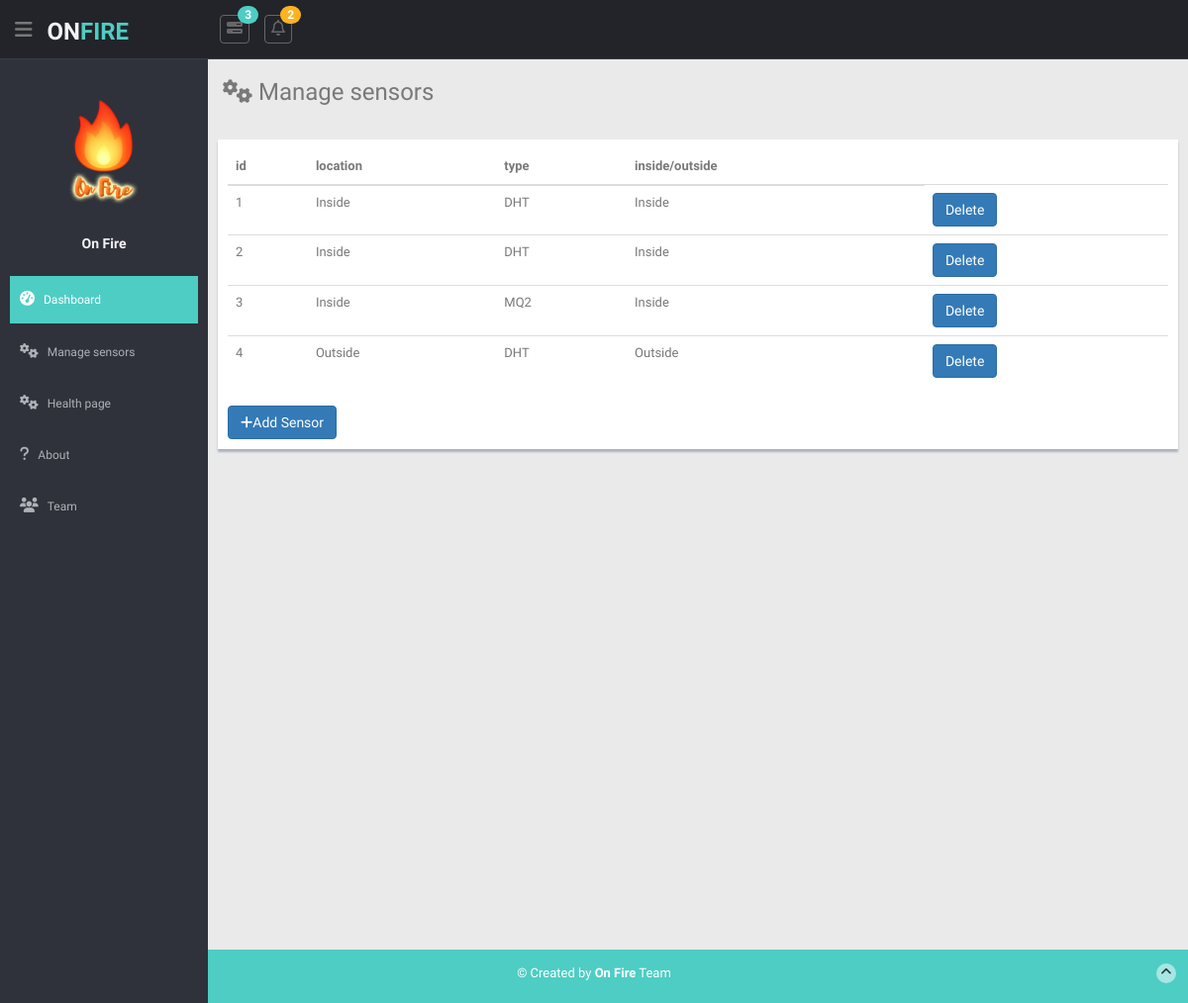
The page /manage-sensors on the database as committed earlier.
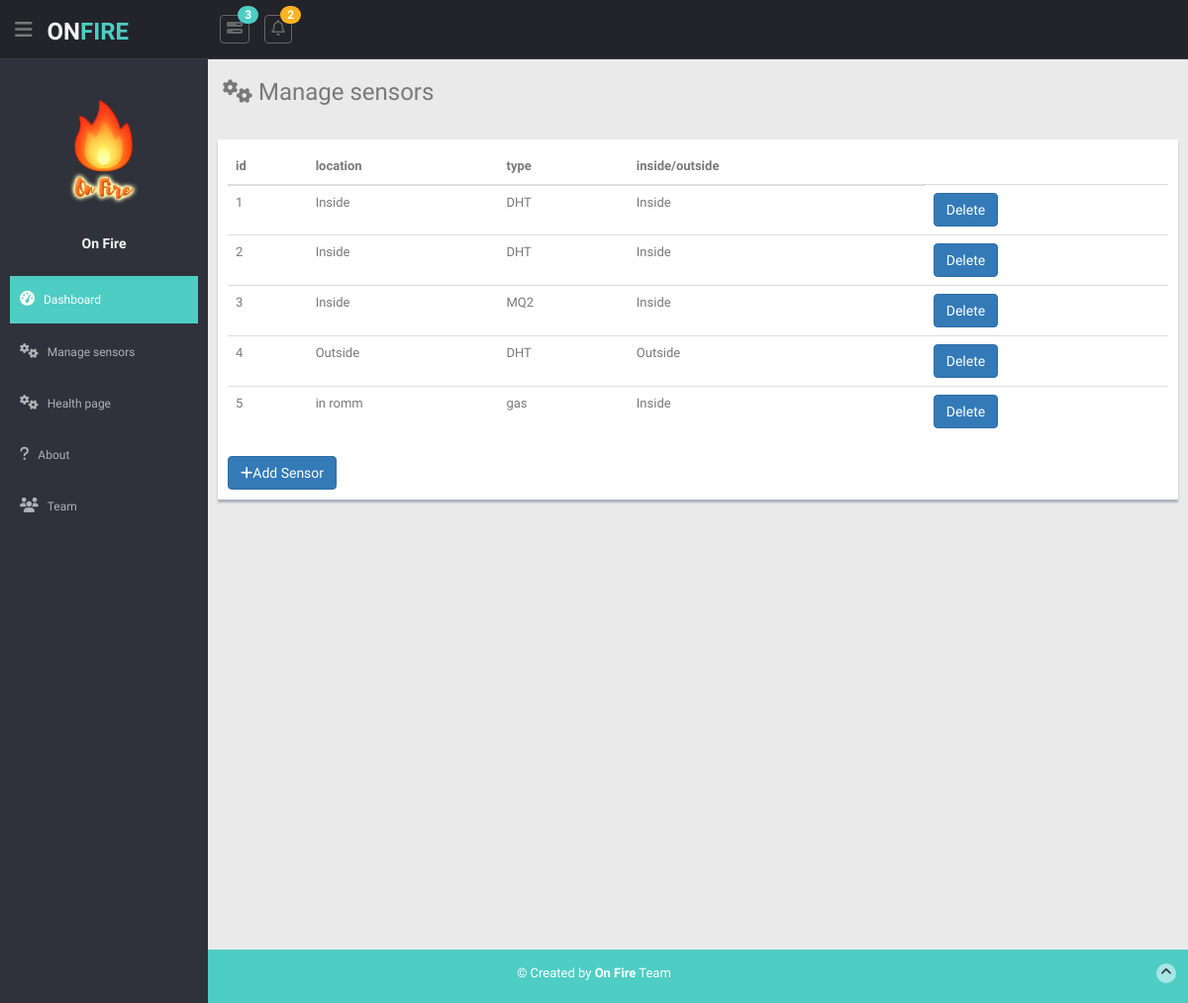
The same page on the database as committed later.
### app/models.py (models this page shows)
class Sensor(db.Model):
    id = db.Column(db.Integer, primary_key=True)
    location = db.Column(db.String(30), nullable=False)
    type = db.Column(db.String(20), nullable=False)
    inside = db.Column(db.Boolean, nullable=False, default=True)

### app/routes.py (the view)
@app.route('/manage-sensors')
def manage_sensors():
    sensors = Sensor.query.all()
    return render_template("manage_sensors.html", data=sensors)

### app/templates/manage_sensors.html (shortened to what this page needs)
{% extends 'dashboard_layout.html' %}
{% block content %}
        <h3><i class="fa fa-cogs"></i> Manage sensors</h3>
        <div class="row mt">
          <div class="form-panel">
            <table class="table">
                <thead>
                  <th>id</th>
                  <th>location</th>
                  <th>type</th>
                  <th>inside/outside</th>
                </thead>
                 {% for sensor in data %}
                <tr>
                  <td>{{sensor.id}}</td>
                  <td>{{sensor.location}}</td>
                  <td>{{sensor.type}}</td>
                  {% if sensor.inside == True%}
                    <td>Inside</td>
                  {% else %}
                    <td>Outside</td>
                  {% endif %}
                  <td>
<form action="{{ url_for('delete_sensor') }}" method=post>
          <input type="submit" value="Delete" class="btn btn-primary" />
</form>
                  </td>
                </tr>
                  {% endfor %}
            </table>
            <a href="/add-sensor" class="btn btn-primary"><i class="fa fa-plus"></i>Add Sensor</a>
          </div>
        </div>
  {% endblock %}

### app/templates/dashboard_layout.html (shortened to what this page needs)
<!DOCTYPE html>
<html lang="en">
<head>
  <link href="{{url_for('static', filename='lib/bootstrap/css/bootstrap.min.css')}}" rel="stylesheet">
  <link href="{{url_for('static', filename='lib/font-awesome/css/font-awesome.css')}}" rel="stylesheet" />
  <link href="{{url_for('static', filename='lib/fancybox/jquery.fancybox.css')}}" rel="stylesheet" />
  <link href="{{url_for('static', filename='css/style.css')}}" rel="stylesheet">
  <link href="{{url_for('static', filename='css/style-responsive.css')}}" rel="stylesheet">
  </head>
<body>
  <section id="container">
    <header class="header black-bg">
      <div class="sidebar-toggle-box">
        <div class="fa fa-bars tooltips" data-placement="right" data-original-title="Toggle Navigation"></div>
      </div>
      <a href="/" class="logo"><b>ON<span>FIRE</span></b></a>
      <div class="nav notify-row" id="top_menu">
        <ul class="nav top-menu">
          <li class="dropdown">
            <a data-toggle="dropdown" class="dropdown-toggle" href="/#">
              <i class="fa fa-tasks"></i>
              <span class="badge bg-theme">3</span>
              </a>
          </li>
          <li id="header_notification_bar" class="dropdown">
            <a data-toggle="dropdown" class="dropdown-toggle" href="/#">
              <i class="fa fa-bell-o"></i>
              <span class="badge bg-warning">2</span>
              </a>
          </li>
        </ul>
      </div>
    </header>
    <aside>
      <div id="sidebar" class="nav-collapse ">
        <ul class="sidebar-menu" id="nav-accordion">
          <p class="centered"><a href="/team"><img src="{{url_for('static', filename='img/logo_transparent.png')}}" class="img-circle" width="150"></a></p>
          <h5 class="centered">On Fire</h5>
          <li class="mt">
            <a class="active" href="/">
              <i class="fa fa-dashboard"></i>
              <span>Dashboard</span>
              </a>
          </li>
          <li class="sub-menu">
            <a  href="/manage-sensors">
              <i class="fa fa-cogs"></i>
              <span>Manage sensors</span>
              </a>
          </li>
           <li class="sub-menu">
            <a href="javascript:;">
              <i class="fa fa-cogs"></i>
              <span>Health page</span>
              </a>
          </li>
           <li class="sub-menu">
            <a  href="/about">
              <i class="fa fa-question"></i>
              <span>About</span>
              </a>
            </li>
            <li class="sub-menu">
            <a  href="/team">
              <i class="fa fa-users"></i>
              <span>Team</span>
              </a>
            </li>
      </div>
    </aside>
    <section id="main-content">
      <section class="wrapper site-min-height">
         {% block content %}{% endblock %}
       </section>
     </section>
    <footer class="site-footer">
      <div class="text-center">
        <p>
          &copy; Created by <strong>On Fire</strong> Team
        </p>
        <a href="health_page.html#" class="go-top">
          <i class="fa fa-angle-up"></i>
          </a>
      </div>
    </footer>
  </section>
</body>
</html>

### app/static/css/style.css (style rules this page uses)
body { color: #797979; background: #eaeaea; font-family: 'Ruda', sans-serif; padding: 0px !important; margin: 0px !important; font-size:13px; }
ul li { list-style: none; }
a, a:hover, a:focus { text-decoration: none; outline: none; }
#container { width: 100%; height: 100%; }
.bg-theme { background-color: #4ECDC4; }
.centered { text-align: center; }
.mt { margin-top: 25px; }
#sidebar { width: 210px; height: 100%; position: fixed; background: #2f323a; }
#sidebar h5 { color: #f2f2f2; font-weight: 700; }
#sidebar ul li { position: relative; }
ul.sidebar-menu , ul.sidebar-menu li ul.sub { margin: -2px 0 0; padding: 0; }
ul.sidebar-menu { margin-top: 75px; }
ul.sidebar-menu li { margin-bottom: 5px; margin-left:10px; margin-right:10px; }
ul.sidebar-menu li.sub-menu { line-height: 15px; }
ul.sidebar-menu li a span { display: inline-block; }
ul.sidebar-menu li a { color: #aeb2b7; text-decoration: none; display: block; padding: 15px 0 15px 10px; font-size: 12px; outline: none; -webkit-transition: all 0.3s ease; -moz-transition: all 0.3s ease; -o-transition: all 0.3s ease; -ms-transition: all 0.3s ease; transition: all 0.3s ease; }
ul.sidebar-menu li a.active, ul.sidebar-menu li a:hover, ul.sidebar-menu li a:focus { background: #4ECDC4; color: #fff; display: block; -webkit-transition: all 0.3s ease; -moz-transition: all 0.3s ease; -o-transition: all 0.3s ease; -ms-transition: all 0.3s ease; transition: all 0.3s ease; }
ul.sidebar-menu li a i { font-size: 15px; padding-right: 6px; }
ul.sidebar-menu li a.active i { color: #fff; }
#main-content { margin-left: 210px; }
.header, .footer { min-height: 60px; padding: 0 15px; }
.header { position: fixed; left: 0; right: 0; z-index: 1002; }
.black-bg { background: #22242a; border-bottom: 1px solid #393d46; }
.wrapper { display: inline-block; margin-top: 60px; padding-left: 15px; padding-right: 15px; padding-bottom: 15px; padding-top: 0px; width: 100%; }
a.logo { font-size: 24px; color: #f2f2f2; float: left; margin-top: 15px; text-transform: uppercase; }
a.logo b { font-weight: 900; }
a.logo span { color: #4ECDC4; }
#top_menu .nav > li, ul.top-menu > li { float: left; }
.notify-row { float: left; margin-top: 15px; margin-left: 92px; }
ul.top-menu > li > a { color: #666666; font-size: 16px; border-radius: 4px; -webkit-border-radius: 4px; border:1px solid #666666 !important; padding: 2px 6px; margin-right: 15px; }
.notify-row .badge { position: absolute; right: -10px; top: -10px; z-index: 100; }
.sidebar-toggle-box { float: left; padding-right: 15px; margin-top: 20px; }
.sidebar-toggle-box .fa-bars { cursor: pointer; display: inline-block; font-size: 20px; }
.form-panel { background: #ffffff; margin: 10px; padding: 10px; box-shadow: 0px 3px 2px #aab2bd; text-align: left; }
.badge.bg-warning { background: #FCB322; }
.site-footer { background: #4ECDC4; color: #fff; padding: 15px 0; }
.site-footer p { margin-bottom: 5px; }
.go-top { margin-right: 1%; margin-top: -25px; float: right; background: rgba(255,255,255,.5); width: 20px; height: 20px; border-radius: 50%; -webkit-border-radius: 50%; }
.go-top i { color: #2A3542; }
.site-min-height { min-height: 900px; }

Rows that differ between the two databases and show on the page:
added Sensor: id "5", location "in romm", type "gas", inside "Inside"
